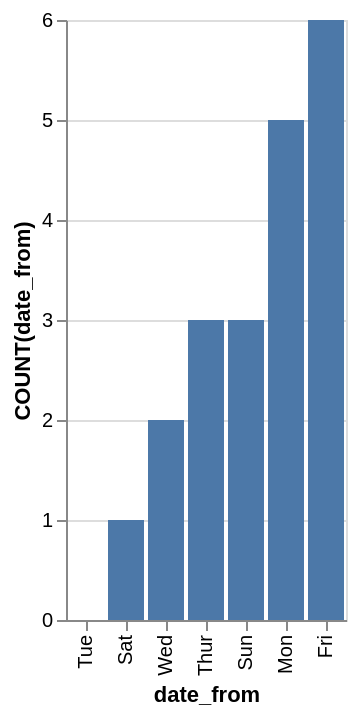

Write the Vega-Lite specification saved for this chart.
### Vega-Lite specification from a JSON file in a GitHub repository (floating-point values rounded to 4 significant figures)
{"data": {"values": [{"x_data": "Mon", "y_data": 5}, {"x_data": "Tue", "y_data": 0}, {"x_data": "Wed", "y_data": 2}, {"x_data": "Thur", "y_data": 3}, {"x_data": "Fri", "y_data": 6}, {"x_data": "Sat", "y_data": 1}, {"x_data": "Sun", "y_data": 3}]}, "mark": "bar", "encoding": {"x": {"field": "x_data", "type": "nominal", "title": "date_from", "sort": {"op": "sum", "field": "y_data", "order": "ascending"}}, "y": {"field": "y_data", "type": "quantitative", "title": "COUNT(date_from)"}}}
